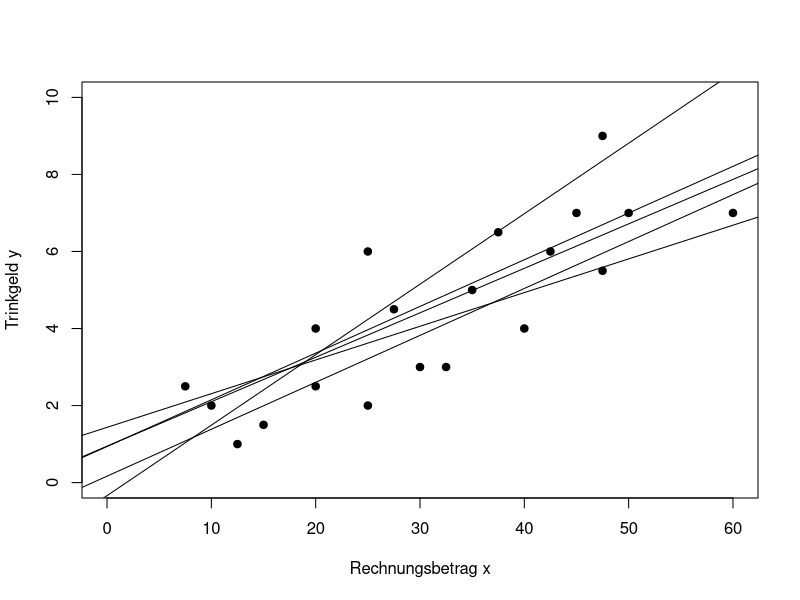
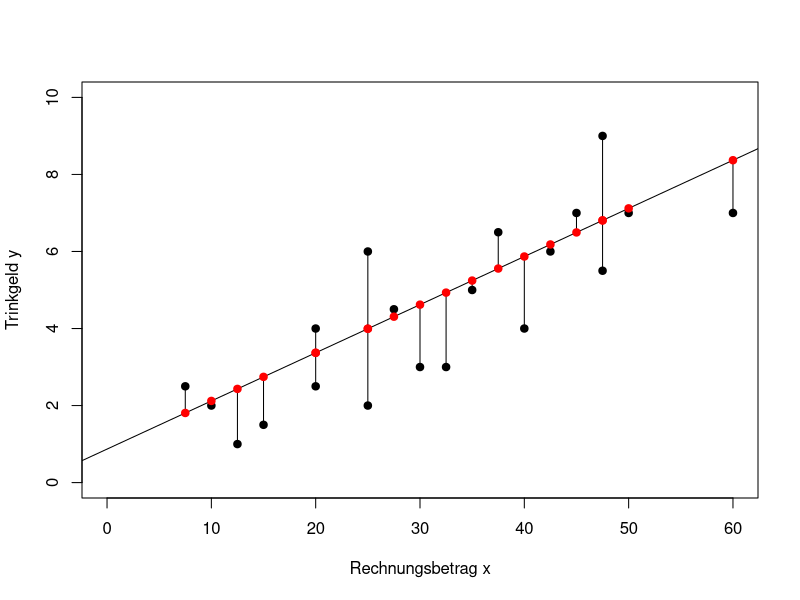

Reproduce these figures in R, in order.
# Motivation zu KQ

library(MASS)
set.seed(1234)

x <- c(10,30,50,25,7.50,42.50,35,40,25,12.50,60,47.50,45,27.50,15,20,47.50,32.50,37.50,20)
y <- c(2,3,7,2,2.5,6,5,4,6,1,7,5.5,7,4.5,1.5,4,9,3,6.5,2.5)

plot(x,y,pch=19,xlim=c(0,60),ylim=c(0,10),xlab="Rechnungsbetrag x",ylab="Trinkgeld y")
locator(1)

for(i in 1:5){
  c1 <- mvrnorm(1,c(0.5,0.12),matrix(c(0.6,-0.018,-0.018,0.0008),2,2))
  abline(a=c1[1],b=c1[2])
  locator(1)
}

plot(x,y,pch=19,xlim=c(0,60),ylim=c(0,10),xlab="Rechnungsbetrag x",ylab="Trinkgeld y")
c1 <- mvrnorm(1,c(0.5,0.12),matrix(c(0.6,-0.018,-0.018,0.0008),2,2))
abline(a=c1[1],b=c1[2])
locator(1)

for(i in 1:20){
  lines(c(x[i],x[i]),c(c1[1]+c1[2]*x[i],y[i]))
  points(x[i],c1[1]+c1[2]*x[i],pch=19,col="red")
}
